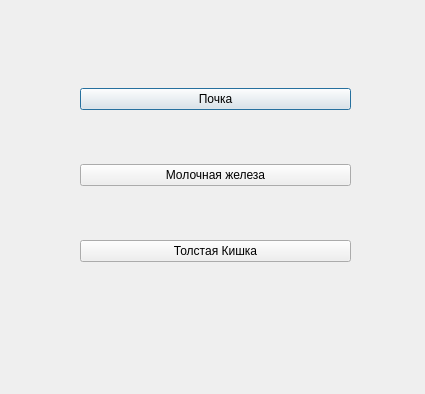
<?xml version="1.0" encoding="UTF-8"?>
<ui version="4.0">
 <class>AddImage</class>
 <widget class="QDialog" name="AddImage">
  <property name="geometry">
   <rect>
    <x>0</x>
    <y>0</y>
    <width>425</width>
    <height>394</height>
   </rect>
  </property>
  <property name="windowTitle">
   <string>Добавить новое изображение</string>
  </property>
  <widget class="QWidget" name="layoutWidget">
   <property name="geometry">
    <rect>
     <x>80</x>
     <y>40</y>
     <width>271</width>
     <height>271</height>
    </rect>
   </property>
   <layout class="QVBoxLayout" name="verticalLayout">
    <item>
     <widget class="QPushButton" name="pushButton">
      <property name="text">
       <string>Почка</string>
      </property>
     </widget>
    </item>
    <item>
     <widget class="QPushButton" name="pushButton_2">
      <property name="text">
       <string>Молочная железа</string>
      </property>
     </widget>
    </item>
    <item>
     <widget class="QPushButton" name="pushButton_3">
      <property name="text">
       <string>Толстая Кишка</string>
      </property>
     </widget>
    </item>
   </layout>
  </widget>
 </widget>
 <resources/>
 <connections/>
</ui>
